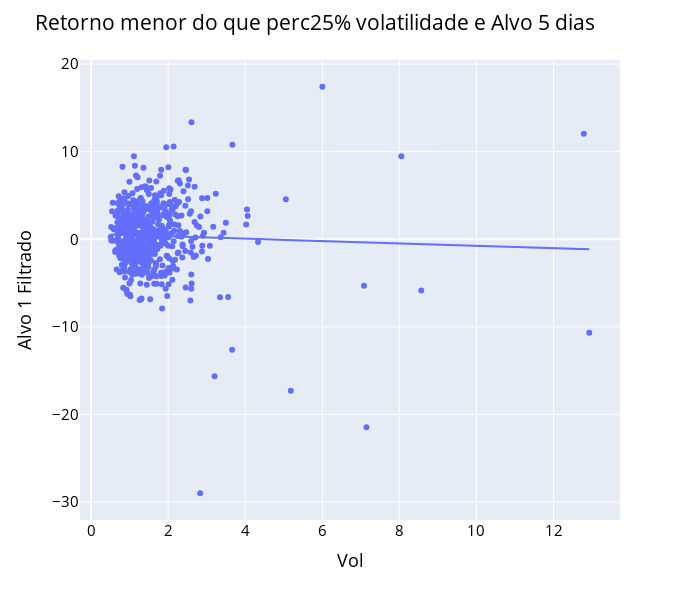

Notebook code cell kept with this figure:
### Markdown cell above
_______________________

### Code cell
# Analisando apenas quando os retornos são menores do que o percentil de 25%
fig = px.scatter(x = df1[((df1["Retorno"] < df1["Retorno"].describe()[4]))]["Vol"]
                 , y = df1[((df1["Retorno"] < df1["Retorno"].describe()[4]))]["Alvo5"] , trendline = "ols")

fig.update_layout(height = 600, width = 700
                  , title_text = "Retorno menor do que perc25% volatilidade e Alvo 5 dias"
                  , font_color = "blue"
                  , title_font_color = "black"
                  , xaxis_title = "Vol"
                  , yaxis_title = "Alvo 1 Filtrado"
                  , font = dict(size = 15, color = "Black")
                  , showlegend = True
                 )

fig.show()

### Figure 1 — Plotly figure (JSON) as saved in the notebook; plotly's stock layout.template omitted (floating-point values rounded to 4 significant figures; data arrays with more than 128 entries replaced by an {"elided": "..."} marker saying what was removed)
{"data": [{"hovertemplate": "x=%{x}<br>y=%{y}<extra></extra>", "legendgroup": "", "marker": {"color": "#636efa", "symbol": "circle"}, "mode": "markers", "name": "", "orientation": "v", "showlegend": false, "type": "scatter", "x": {"elided": "613 float values"}, "xaxis": "x", "y": {"elided": "613 float values"}, "yaxis": "y"}, {"hovertemplate": "<b>OLS trendline</b><br>y = -0.135371 * x + 0.602836<br>R<sup>2</sup>=0.001446<br><br>x=%{x}<br>y=%{y} <b>(trend)</b><extra></extra>", "legendgroup": "", "marker": {"color": "#636efa", "symbol": "circle"}, "mode": "lines", "name": "", "showlegend": false, "type": "scatter", "x": {"elided": "613 float values"}, "xaxis": "x", "y": {"elided": "613 float values"}, "yaxis": "y"}], "layout": {"font": {"color": "Black", "size": 15}, "height": 600, "legend": {"tracegroupgap": 0}, "margin": {"t": 60}, "showlegend": true, "title": {"font": {"color": "black"}, "text": "Retorno menor do que perc25% volatilidade e Alvo 5 dias"}, "width": 700, "xaxis": {"anchor": "y", "domain": [0, 1], "title": {"text": "Vol"}}, "yaxis": {"anchor": "x", "domain": [0, 1], "title": {"text": "Alvo 1 Filtrado"}}}}
